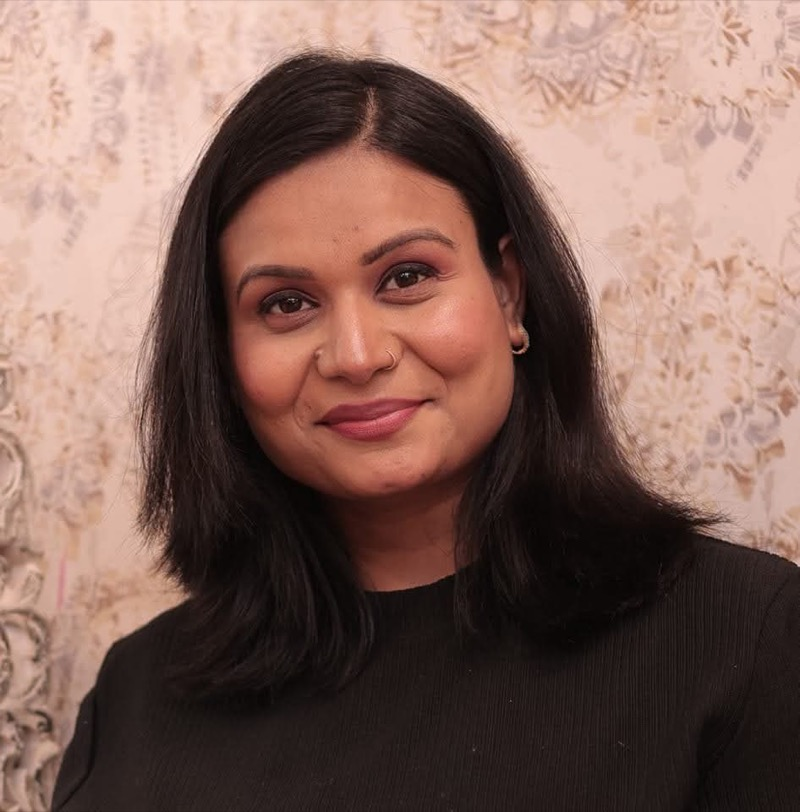
#> input picture images/images_backup/shweta.jpeg, 800 x 812 px
$ python optimize_images.py
#> lines starting #> are read from the running program, lines starting #| are printed output that depends on the picture
#> in backup_and_optimize, img is the input picture: PIL image 800x812 RGB; mean R, G, B 128.1, 98.7, 89.7
import os
import shutil
from PIL import Image

src_dir = "images/images"
backup_dir = "images/images_backup"

# Ensure backup directory exists
os.makedirs(backup_dir, exist_ok=True)

# List of files categorized
team_members = [
    'shweta.jpeg',
    'pra_kul.jpeg',
    'Roopam Sadh.jpeg',
    'Shyam Gupta.jpg',
    'Rahul Verma(Secratary).jpg',
    'Anju Kandhari.jpeg',
    'Niharika Upadh.jpeg',
    'shreya.jpeg',
    'vipulpic.jpeg'
]

partner_logos = [
    'mahilalogopartner.jpeg',
    'logojune4.jpg',
    'amcareslogo.jpeg',
    'sunstatspartners.jpeg',
    'logojune5.jpg',
    'Shrijipartners.jpeg',
    'aashrayapartners.jpeg',
    'logojune6.jpg',
    'logojune2.jpg',
    'navratanpartnerlogojune.jpeg',
    'logojune3.jpg'
]

hero_slides = [
    'homepageimagejune1.jpg',
    'homepageimagejune2.jpg',
    'homepageimagejune3.jpg',
    'homepageimagejune4.jpg',
    'homepageimagejune5.jpg',
    'homepageimagejune6.jpg',
    'homepageimagejune7.jpg',
    'pic201.jpeg',
    'pic202.jpeg',
    'pic203.jpeg'
]

# Grid items / cards (Project, Success stories, Gallery, Articles, etc.)
medium_images = [
    'founderspic201.jpeg',
    'projectashiyana.jpeg',
    'gyanshala.jpeg',
    'sanginiiii.jpeg',
    'samvednaeshiksha.jpg',
    'samvednapadbank.jpg',
    'image1.jpg',
    'image2.jpg',
    'image3.jpg',
    'image4.JPG',
    'articlepic.jpeg',
    'Article eshiksha 2.jpg',
    'Article 3.jpg',
    'Sanitary pad bank 2.jpg',
    'sanitary pad banl 1.jpg',
    '1st eshiksha .jpg',
    'poojapalsuccessstory.jpeg',
    'rinkudevi.jpg',
    'gyanshalasuccessstory.jpeg'
]

special_images = [
    'samvendna foundatioin logo (1).png',
    'qrcode_final.png'
]

def crop_to_square(img):
    width, height = img.size
#> width = 800; height = 812
    if width == height:
        return img
    min_dim = min(width, height)
#> min_dim = 800
    left = (width - min_dim) / 2
#> left = 0
    top = (height - min_dim) / 2
#> top = 6
    right = (width + min_dim) / 2
#> right = 800
    bottom = (height + min_dim) / 2
#> bottom = 806
    return img.crop((left, top, right, bottom))
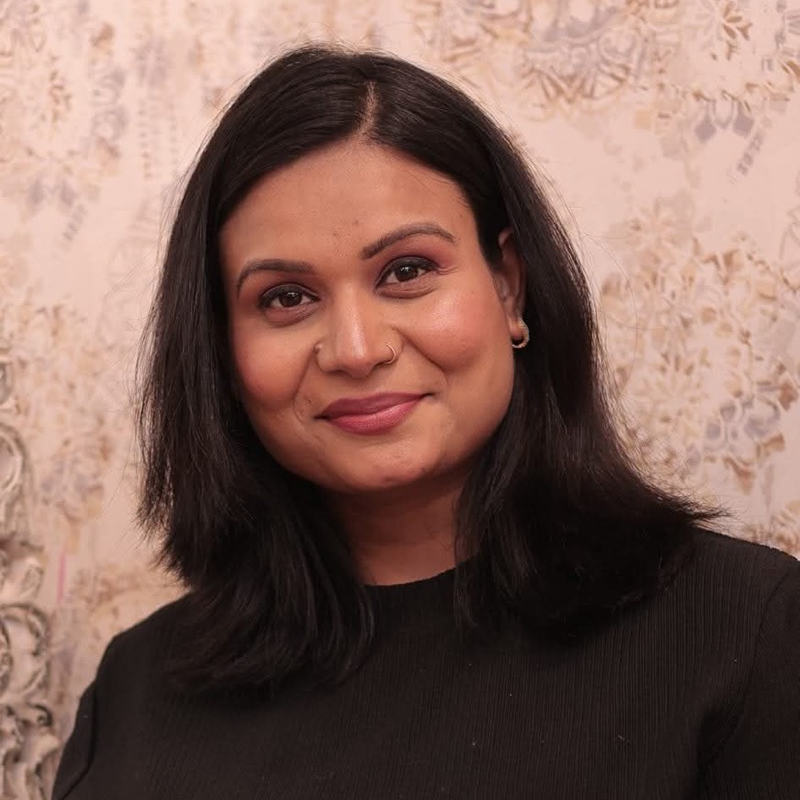
#> returned value: PIL image 800x800 RGB; mean R, G, B 128, 98.5, 89.5

def backup_and_optimize(filename, category):
    src_path = os.path.join(src_dir, filename)
    backup_path = os.path.join(backup_dir, filename)

    if not os.path.exists(src_path):
        print(f"Skipping {filename}: Not found in src")
        return

    # Backup first if not already backed up
    if not os.path.exists(backup_path):
        shutil.copy2(src_path, backup_path)
        print(f"Backed up {filename}")

    # Process image
    with Image.open(backup_path) as img:
        if category == 'team':
            # Crop to square and resize to 300x300
            img = crop_to_square(img)
            img = img.resize((300, 300), Image.Resampling.LANCZOS)
#> img: PIL image 300x300 RGB
            img = img.convert('RGB')
            img.save(src_path, 'JPEG', quality=85)
            print(f"Optimized team member: {filename} (cropped & resized to 300x300)")

        elif category == 'partner':
            # Resize max 200x200 keeping aspect ratio
            img.thumbnail((200, 200), Image.Resampling.LANCZOS)
            img = img.convert('RGB')
            img.save(src_path, 'JPEG', quality=85)
            print(f"Optimized partner logo: {filename} (thumbnail 200x200)")

        elif category == 'hero':
            # Keep original resolution (typically 800px wide) but compress to quality 75
            img = img.convert('RGB')
            img.save(src_path, 'JPEG', quality=75)
            print(f"Optimized hero slide: {filename} (compressed quality 75)")

        elif category == 'medium':
            # Thumbnail to max width 600px
            width, height = img.size
            if width > 600:
                new_height = int(height * (600 / width))
                img = img.resize((600, new_height), Image.Resampling.LANCZOS)
            img = img.convert('RGB')
            img.save(src_path, 'JPEG', quality=80)
            print(f"Optimized medium image: {filename} (resized to width 600)")

        elif category == 'special':
            # Handle Logo / QR code (preserve PNG format for logo if transparent)
            if filename.endswith('.png'):
                # Resize max width 300px
                width, height = img.size
                if width > 300:
                    new_height = int(height * (300 / width))
                    img = img.resize((300, new_height), Image.Resampling.LANCZOS)
                # Keep PNG format to preserve alpha transparency
                img.save(src_path, 'PNG', optimize=True)
                print(f"Optimized PNG special image: {filename}")
            else:
                img.thumbnail((400, 400), Image.Resampling.LANCZOS)
                img.save(src_path, quality=80)
                print(f"Optimized special image: {filename}")

# Run optimization for all categories
for f in team_members:
    backup_and_optimize(f, 'team')

for f in partner_logos:
    backup_and_optimize(f, 'partner')

for f in hero_slides:
    backup_and_optimize(f, 'hero')

for f in medium_images:
    backup_and_optimize(f, 'medium')

for f in special_images:
    backup_and_optimize(f, 'special')

print("All image optimizations completed!")
